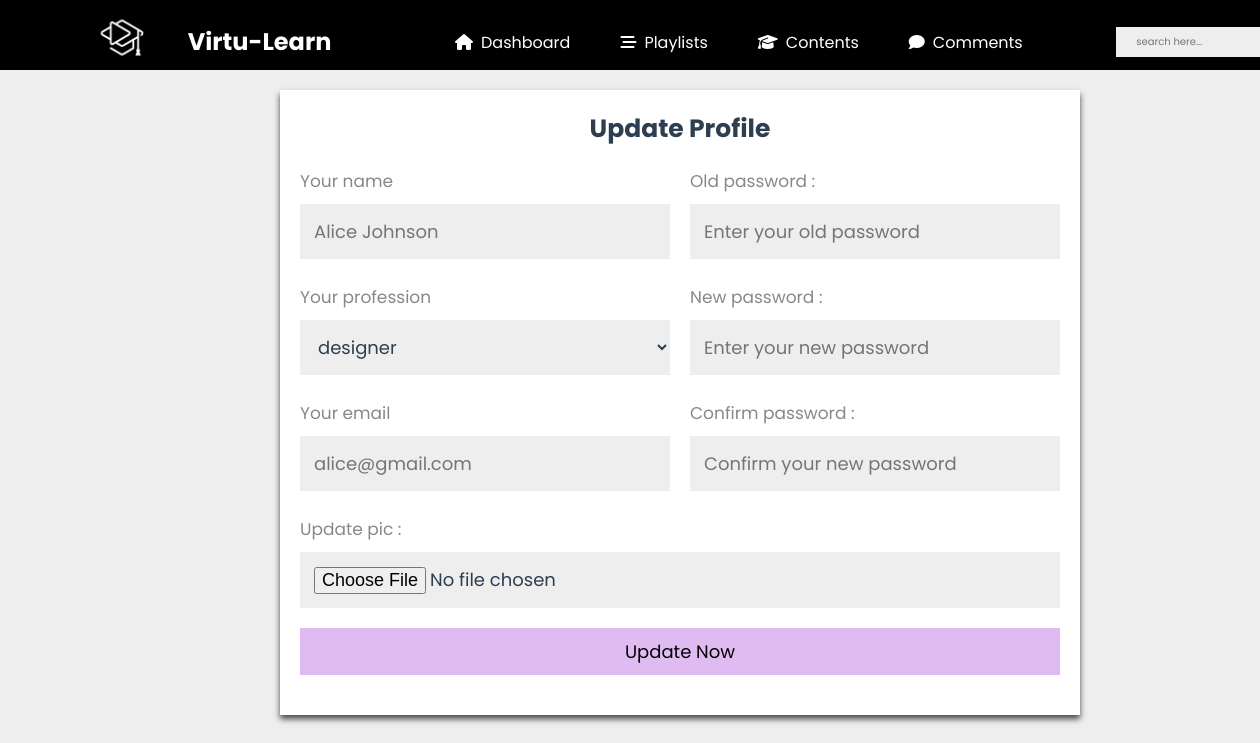
Screenshot of /admin/update.php (signed in) with the database file from the repository.
### tables this page shows
CREATE TABLE `tutors` (
  `id` varchar(20) NOT NULL,
  `name` varchar(50) NOT NULL,
  `profession` varchar(50) NOT NULL,
  `email` varchar(50) NOT NULL,
  `password` varchar(50) NOT NULL,
  `image` varchar(100) NOT NULL
);

### admin/update.php (the view, shortened to what this page needs)
<?php
include '../components/connect.php';
?>
<!DOCTYPE html>
<html lang="en">
<head>
   <link rel="stylesheet" href="https://cdnjs.cloudflare.com/ajax/libs/font-awesome/6.2.0/css/all.min.css">
   <link rel="stylesheet" href="../css/admin_style.css">
</head>
<body>
<?php include '../components/admin_header.php'; ?>
<section class="form-container" style="min-height: calc(100vh - 19rem);position:relative;right:150px;">
   <form id="update-form" class="register" action="" method="post" enctype="multipart/form-data">
      <h3>Update profile</h3>
      <div class="flex">
         <div class="col">
            <p>Your name </p>
            <input type="text" id="name" name="name" placeholder="<?= $fetch_profile['name']; ?>" maxlength="50" class="box">
            <p>Your profession </p>
            <select id="profession" name="profession" class="box">
               <option value="" selected><?= $fetch_profile['profession']; ?></option>
            </select>
            <p>Your email </p>
            <input type="email" id="email" name="email" placeholder="<?= $fetch_profile['email']; ?>" maxlength="100" class="box">
         </div>
         <div class="col">
            <p>Old password :</p>
            <input type="password" id="old_pass" name="old_pass" placeholder="Enter your old password" maxlength="20" class="box">
            <p>New password :</p>
            <input type="password" id="new_pass" name="new_pass" placeholder="Enter your new password" maxlength="20" class="box">
            <p>Confirm password :</p>
            <input type="password" id="cpass" name="cpass" placeholder="Confirm your new password" maxlength="20" class="box">
         </div>
      </div>
      <p>Update pic :</p>
      <input type="file" id="image" name="image" accept="image/*" class="box">
      <button type="submit" id="submit-btn" name="submit" class="btn">Update now</button>
   </form>
</section>
</body>
</html>

### css/admin_style.css (style rules this page uses)
:root { --main-color:#8e44ad; --red:#e74c3c; --oragen:#f39c12; --white:#fff; --black:#2c3e50; --light-color:#888; --light-bg:#eee; --border:.1rem solid rgba(0,0,0,.2); }
* { font-family: 'Poppins', sans-serif; margin: 0; padding: 0; box-sizing: border-box; outline: none; border: none; text-decoration: none; }
html { font-size: 62.5%; overflow-x: hidden; }
body { background-color: var(--light-bg); padding-left: 30rem; }
section { padding:2rem; max-width: 1200px; margin: 0 auto; }
.btn, .option-btn, .delete-btn, .inline-btn, .inline-option-btn, .inline-delete-btn { padding: 1rem 3rem; font-size: 1.8rem; color: #000000; margin-top: 1rem; text-transform: capitalize; cursor: pointer; text-align: center; }
.btn, .option-btn, .delete-btn { display: block; width: 100%; }
.btn, .inline-btn { background-color: #dfbbf2; color:black; }
.form-container { display: flex; align-items: center; justify-content: center; min-height: 100vh; }
.form-container form { background-color: var(--white); padding: 2rem; position:relative; right:130px; box-shadow: 0 4px 6px rgba(0,0,0,.7) }
.form-container .register { width: 80rem; position:relative; left:50px; }
.form-container form h3 { text-align: center; font-size: 2.5rem; margin-bottom: 1rem; color: var(--black); text-transform: capitalize; }
.form-container form p { padding-top: 1rem; font-size: 1.7rem; color: var(--light-color); }
.form-container form .box { width: 100%; margin: 1rem 0; font-size: 1.8rem; color: var(--black); padding: 1.4rem; background-color: var(--light-bg); }
.form-container .flex { display: flex; gap: 2rem; }
.form-container .flex .col { flex: 1 1 25rem; }

### rows the page displays
tutors: name "Alice Johnson", profession "designer", email "alice@gmail.com"
